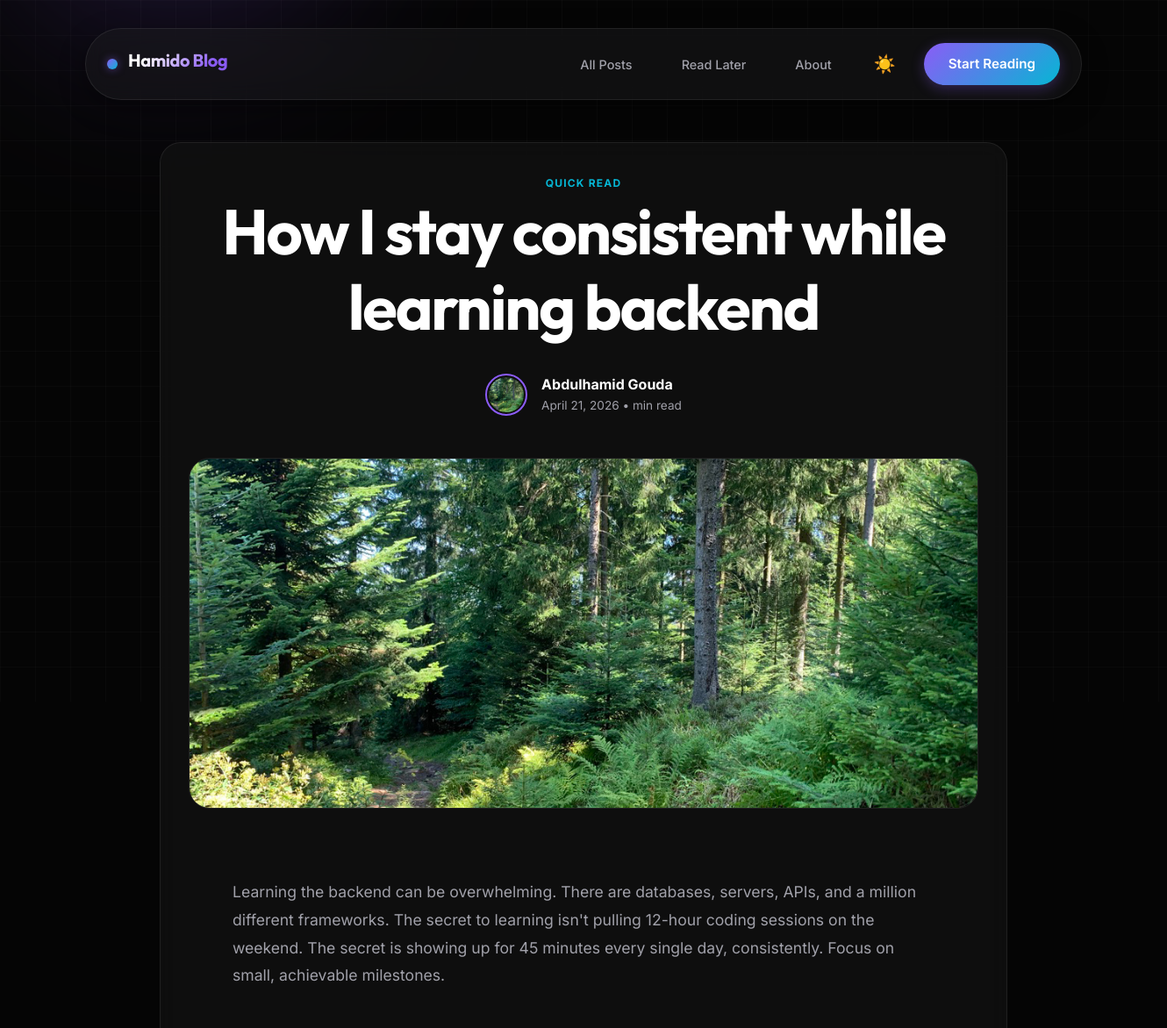
/posts/how-i-stay-consistent-while-learning-backend (upper part), run on an earlier commit of the app's database.
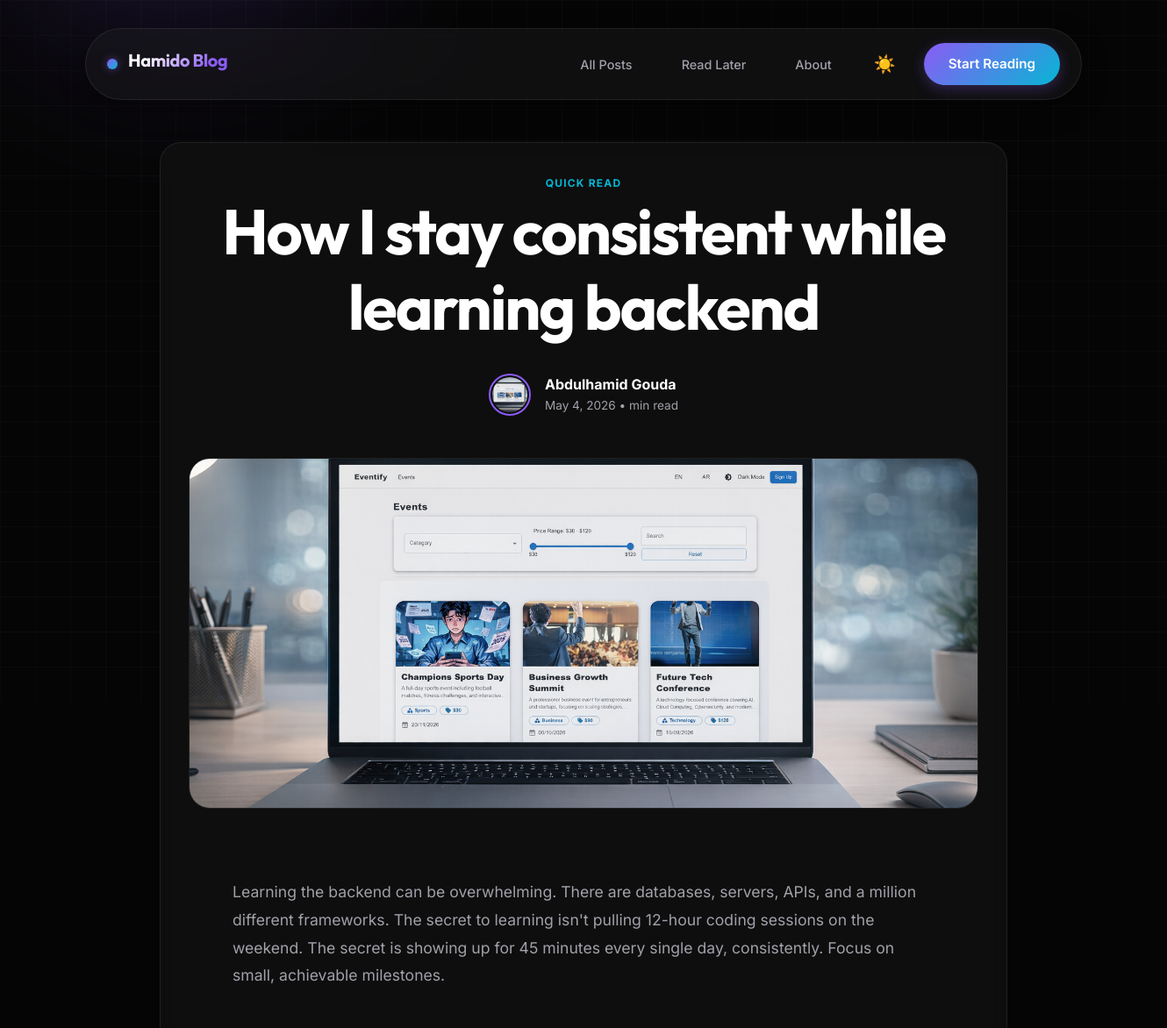
And on a later commit of the database.
### blog/models.py (models this page shows, shortened)
class Post(models.Model):
    title =  models.CharField(max_length=150)
    Excerpt = models.CharField(max_length=200)
    image = models.ImageField(upload_to='posts')
    date = models.DateField(auto_now=True)
    slug = models.SlugField(unique=True)
    content = models.TextField(validators=[MinLengthValidator(10)])
    author = models.ForeignKey(Auhtor,null=True, on_delete=models.SET_NULL, related_name='posts')
    tags = models.ManyToManyField(Tag,related_name='posts')

class Auhtor(models.Model):
    first_name = models.CharField(max_length= 100)
    last_name = models.CharField(max_length= 100)
    email = models.EmailField()
    def full_name(self):
        return f"{self.first_name} {self.last_name}"
    def __str__(self):
        return self.full_name()

### blog/views.py (the view, shortened to what this page needs)
# urls.py: path('posts/<slug:slug>', views.PostView.as_view(), name='post-detail-page'),
class PostView(View):
    def is_saved_for_later(self, request, post_id):
        stored_posts = request.session.get("stored_posts", [])
        return post_id in stored_posts
    def get(self, request, slug):
        post = get_object_or_404(
            Post.objects.prefetch_related("tags", "comments"),
            slug=slug
        )
        comment_form = CommentForm()
        comments = post.comments.all().order_by("-date")
        count = post.comments.count()
        return render(request, "blog/post-details.html", {
            "post": post,
            "post_tags": post.tags.all(),
            "comment_form": comment_form,
            "comments": comments,
            "count": count,
            "is_saved_for_later": self.is_saved_for_later(request, post.id)
        })

### blog/templates/blog/post-details.html (shortened to what this page needs)
{% extends "base.html" %}
{% load static %}
{% block css_files %}
<link rel="stylesheet" href="{% static 'blog/blog.css' %}">
{% endblock %}
{% block content %}
<article class="glass-panel" style="max-width: 1000px; margin: 0 auto;">
    <div class="article-header">
        {% for tag in post_tags  %}
            <span class="post-tag">{{ tag.caption }}</span>
        {% endfor %}
        <h1 class="hero-title" style="margin-bottom: 1rem;">{{ post.title }}</h1>
        <div class="author-profiler" style="justify-content: center; margin-top: 2rem;">
            <img src="{{ post.image.url }}" alt="Hamido" class="author-img" style="width: 48px; height: 48px;">
            <div style="text-align: left;">
                <p style="margin: 0; font-weight: bold; color: var(--text-primary);"> <a  href="mailto:{{ post.author.email }}"> {{ post.author|title }} </a></p>
                <p style="margin: 0; font-size: 0.85rem; color: var(--text-secondary);">{{ post.date }} • {{ post.read_time_minutes }} min read</p>
            </div>
        </div>
    </div>
    <img src="{{ post.image.url }}" alt="{{ post.title }}" class="article-hero">
    <div class="article-body">
        {{ post.content|linebreaks }}
    </div>
</article>
{% endblock %}

What changed in the data, as far as the page shows it:
changed Post "How I stay consistent while learning backend": image: a different picture; date "April 21, 2026" → "May 4, 2026"
